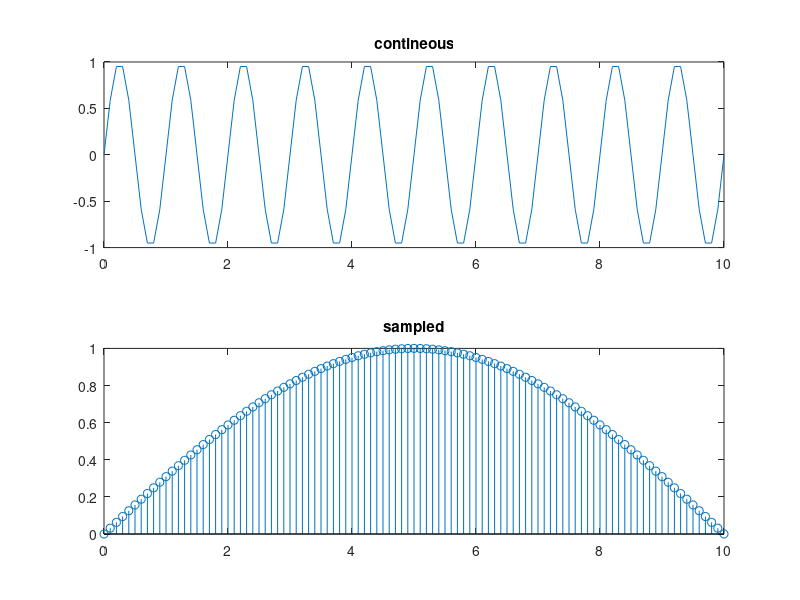

Recreate this plot in MATLAB. (Note: this script raises an error after producing the figure.)
%Reminder 1
f = 1;
fs = 20;
t= 0 : 0.1 : 10;
y1 = sin(2*pi*f*t);
y2 = sin((2*pi*f*t)/fs);

figure
subplot(2,1,1)      
plot(t,y1)
title('contineous')

subplot(2,1,2)      
stem(t,y2)       
title('sampled')


%% Ex 1 %%%%%%%%%%%%%%%%%%%%%%%%%%%%

x = step(10,4);

for k = 1 : 9   
    y(k) = (x(k) + x(k+1))/2;
end

figure(2);
stem(y);

% 1.2:
% my modification is to use y(k) = x(k) + x(k-1),, Let's try this!

for k = 2 : 10   
   y(k) = (x(k) + x(k-1))/2;
end

figure;
stem(y);

%% Ex 2 %%%%%%%%%%%%%%%%%%%%%%%%%%%%
f = step(10,4);

for k = 1 : 10   
    y1(k) = sum(f(1:k));
end

figure;
stem(y);
% for step, it is not stable >> will add up to infinity

%%%%%%%%%%%%
%2.2
f = Dirac(10, 4);
for k = 1 : 10   
    y2(k) = sum(f(1:k)) ;
end
figure;
stem(y);
% for Dirac, it is stable >> will converge to a certain number

%%%%%%%%%%%%
%2.3
x = Dirac(10, 4);
for k = 2 : 10   
    y(k) = x(k) + 2*y(k-1);
end
figure;
stem(y);
% this system will not be stable >> add up to infinit

%%%%%%%%%%%%
%2.4
x = Dirac(10, 4);
for k = 2 : 10   
    y(k) = x(k) + y(k-1)/3;
end
figure;
stem(y);
%this system will be stable >> add up to 0


%% Ex 3 %%%%%%%%%%%%%%%%%%%%%%%%%%%%
% 3.1

xa = [0 0 0 0 1 2 3 4 5 0 0 0 0 0 0 0 0 0 0];
xb = [0 0 0 0 0 0 0 0 0 4 3 2 1 0 0 0 0 0 0];


for k = 2 : 10  
ya(k) = 3*xa(k-1) - 2*xa(k) + xa(k+1);
yb(k) = 3*xb(k-1) - 2*xb(k) + xb(k+1);
end

fprintf('The value of ya is : \n')
disp(ya);

fprintf('The value of yb is : \n')
disp(yb);

% 3.2

% The system is linear if it is homogeaneous and additive,
% ie. if the input is multiplied by a constant b, the output 
% will be scaled by the same amount 'b' .. and if the input of
% the 2 systems are added, the output will be the addition of 
% the 2 outputs .. to sum up: b*xa >> bxa ,, xa+xb >> ya+yb ,, 
% let's check this 

% first multiply x by 2 and check y 
for k = 2 : 10  
ya1(k) = 2* (3*xa(k-1) - 2*xa(k) + xa(k+1) );
end

fprintf('The value of ya1, after multiplying x by 2 is : \n')
disp(ya1);

% By cpmparing the results, ya1 = 2*ya 
% second we add xa + xb, and let this to be the input of the system,
% then check if the output = ya + yb 

for k = 2 : 10  
z(k) =  3*xa(k-1) - 2*xa(k) + xa(k+1) + 3*xb(k-1) - 2*xb(k) + xb(k+1);
end

y_sum = ya + yb;

fprintf('The value of z the o/p of xa+xb is : \n')
disp(z);

fprintf('The value of y_sum is : \n')
disp(y_sum);

% The 2 outputs are the same so, the system is homogeneous and additive
% So the system is Linear


%3.3
% nonlinear and noninvariant system proposed is:
% y(n) = n*x(n)^2 + x(n-1)
% it is nonlinear because of the second order term x(n)^2
% it is noninvariant because of the n multiplied by x(x)^2

% source:
% https://ccrma.stanford.edu/~jos/fp/Showing_Linearity_Time_Invariance.html